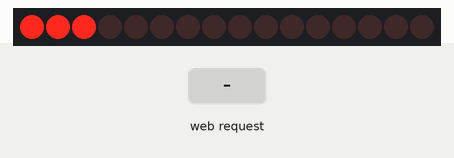
Recording of a sketch running on a simulated ESP8266 (NodeMCU). Shown: 16 shift-register outputs drawn as a row of LEDs (first output left, lit = HIGH). Wiring (inferred from the names in the program): 2 × shift register (74HC595): data D5; shift clock D6; latch D7. Wiring (inferred from the signals the program sends): row of LEDs: on Q0, Q1, Q2, Q3, Q4, Q5, Q6, Q7, Q8, Q9, Q10, Q11, Q12, Q13, Q14, Q15. The test bench sets the inputs (shaded band). WiFi joins after 1.5 s; servers stay silent unless stated; what the sketch prints to the serial monitor is not drawn.

Above: at 3.2 s.
3.3 s: HTTP request GET /on received
At 4.0 s:
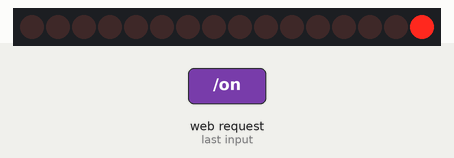
4.9 s: HTTP request GET /firstLedOn received
At 5.7 s:
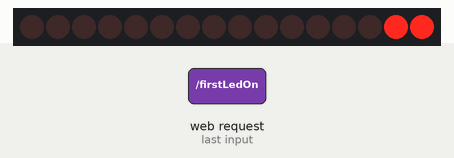
6.4 s: HTTP request GET /off received
At 7.7 s:
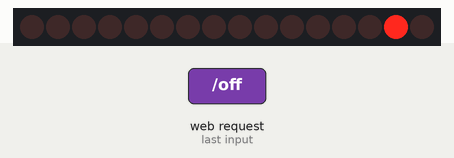
8.0 s: HTTP request GET /firstLedOff received
At 8.06 s:
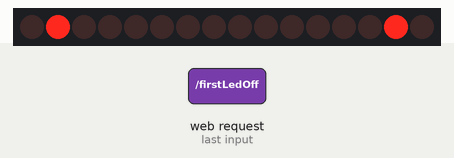
Timing chart, 0 to 10.6 s (numbered marks = the images above; inputs shaded):
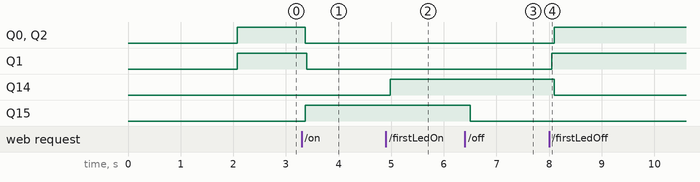

Measured:
- after the input at 3.3 s, Q0, Q2: HIGH → LOW after 0.07 s; Q1: HIGH → LOW after 0.10 s; Q15: LOW → HIGH after 0.07 s
- after the input at 4.9 s, Q14: LOW → HIGH after 0.08 s
- after the input at 6.4 s, Q15: HIGH → LOW after 0.11 s
- after the input at 8.0 s, Q0, Q2: LOW → HIGH after 0.10 s; Q1: LOW → HIGH after 0.05 s; Q14: HIGH → LOW after 0.10 s

The sketch:

inainteMotorulStepper.ino
```cpp
#include <ESP8266WiFi.h>
#include <ESP8266WebServer.h>
#include <ShiftRegister74HC595.h>
#include "PageIndex.h"

// WiFi credentials
const char* ssid = "Seco";
const char* password = "secosanpq1";

// Create a web server object
ESP8266WebServer server(80);

// Pins for 74HC595
const int dataPin = D5;
const int clockPin = D6;
const int latchPin = D7;

// Create ShiftRegister74HC595 object with 2 shift registers
ShiftRegister74HC595<2> sr(dataPin, clockPin, latchPin);

// Define channels for LEDs
#define LED_QH 14
#define LED_QH_SECOND_REGISTER 15

// Define channels for the servo motors on the first shift register
#define FRONT_DOOR 0
#define BED_ROOM_DOOR 1
#define GUEST_DOOR 2

// Variables for servo control
int guestDoorPosition; // Initial position of the guest door servo
int frontDoorPosition; // Initial position of the front door servo
int bedRoomDoorPosition; // Initial position of the bedroom door servo
unsigned long lastServoUpdate = 0;
const int pwmFrequency = 50; // Servo PWM frequency in Hz (standard is 50Hz)
const int pwmPeriod = 1000 / pwmFrequency; // Period in milliseconds

// HTML page for the web server
void handleRoot() {
  String html = MAIN_page;
  server.send(200, "text/html", html);
}

// Functions to handle LED control
void ledOn() {
  sr.set(LED_QH_SECOND_REGISTER, true);
  server.send(200, "text/plain", "LED QH al doilea registru aprins");
}

void ledOff() {
  sr.set(LED_QH_SECOND_REGISTER, false);
  server.send(200, "text/plain", "LED QH al doilea registru stins");
}

void firstLedOn() {
  sr.set(LED_QH, true);
  server.send(200, "text/plain", "LED QH primul registru aprins");
}

void firstLedOff() {
  sr.set(LED_QH, false);
  server.send(200, "text/plain", "LED QH primul registru stins");
}

// Functions to handle servo control
void setGuestDoorPosition(int position) {
  guestDoorPosition = position;
}

void openGuestDoor() {
  setGuestDoorPosition(175); // Adjust the angle as needed for opening the door
  server.send(200, "text/plain", "Guest door deschisă");
}

void closeGuestDoor() {
  setGuestDoorPosition(13); // Adjust the angle as needed for closing the door
  server.send(200, "text/plain", "Guest door închisă");
}

void setFrontDoorPosition(int position) {
  frontDoorPosition = position;
}

void openFrontDoor() {
  setFrontDoorPosition(140); // Adjust the angle as needed for opening the door
  server.send(200, "text/plain", "Front door deschisă");
}

void closeFrontDoor() {
  setFrontDoorPosition(15); // Adjust the angle as needed for closing the door
  server.send(200, "text/plain", "Front door închisă");
}

void setBedRoomDoorPosition(int position) {
  bedRoomDoorPosition = position;
}

void openBedRoomDoor() {
  setBedRoomDoorPosition(5); // Adjust the angle as needed for opening the door
  server.send(200, "text/plain", "Bedroom door deschisă");
}

void closeBedRoomDoor() {
  setBedRoomDoorPosition(150); // Adjust the angle as needed for closing the door
  server.send(200, "text/plain", "Bedroom door închisă");
}

void updateServoPWM() {
  unsigned long currentTime = millis();
  if (currentTime - lastServoUpdate >= pwmPeriod) {
    lastServoUpdate = currentTime;
    int guestDoorDutyCycle = map(guestDoorPosition, 0, 180, 544, 2400); // Map the position to servo PWM range (544 to 2400 microseconds)
    int frontDoorDutyCycle = map(frontDoorPosition, 0, 180, 544, 2400); // Map the position to servo PWM range (544 to 2400 microseconds)
    int bedRoomDutyCycle = map(bedRoomDoorPosition, 0, 180, 544, 2400); // Map the position to servo PWM range (544 to 2400 microseconds)

    // Update Guest Door Servo
    sr.set(GUEST_DOOR, true);
    delayMicroseconds(guestDoorDutyCycle); // High time for guest door servo
    sr.set(GUEST_DOOR, false);

    // Update Front Door Servo
    sr.set(FRONT_DOOR, true);
    delayMicroseconds(frontDoorDutyCycle); // High time for front door servo
    sr.set(FRONT_DOOR, false);

    // Update Bedroom Door Servo
    sr.set(BED_ROOM_DOOR, true);
    delayMicroseconds(bedRoomDutyCycle); // High time for bedroom door servo
    sr.set(BED_ROOM_DOOR, false);

    delayMicroseconds(pwmPeriod * 1000 - max(max(guestDoorDutyCycle, frontDoorDutyCycle), bedRoomDutyCycle)); // Low time
  }
}

// Setup function
void setup() {
  Serial.begin(115200);
  delay(500);

  sr.setAllLow();

  WiFi.begin(ssid, password);

  while (WiFi.status() != WL_CONNECTED) {
    delay(500);
    Serial.print(".");
  }
  Serial.println("");
  Serial.print("Connected to ");
  Serial.println(ssid);
  Serial.print("IP address: ");
  Serial.println(WiFi.localIP());

  // Initialize servos to initial positions
  setGuestDoorPosition(13);
  setFrontDoorPosition(15);
  setBedRoomDoorPosition(150);

  // Define routes for the web server
  server.on("/", handleRoot);
  server.on("/on", ledOn);
  server.on("/off", ledOff);
  server.on("/firstLedOn", firstLedOn);
  server.on("/firstLedOff", firstLedOff);
  server.on("/openGuestDoor", openGuestDoor);
  server.on("/closeGuestDoor", closeGuestDoor);
  server.on("/openFrontDoor", openFrontDoor);
  server.on("/closeFrontDoor", closeFrontDoor);
  server.on("/openBedRoomDoor", openBedRoomDoor);
  server.on("/closeBedRoomDoor", closeBedRoomDoor);

  server.begin();
  Serial.println("HTTP server started");
}

// Main loop
void loop() {
  server.handleClient();
  updateServoPWM(); // Update the servo PWM signal
}
```

PageIndex.h
```cpp
// const char MAIN_page[] PROGMEM = R"=====(
// <html>
//   <body>
//     <h1>Control BEC</h1>
//     <a href="/on">ON</a> |
//     <a href="/off">OFF</a>
//     <a href="/openFrontDoor">Open front door</a>
//     <a href="/closeFrontDoor">Close front door</a>
//   </body>
// </html>
// )=====";


const char MAIN_page[] PROGMEM = R"=====(
<!DOCTYPE html>
<html>
<head>
  <title>Control Servo și LED-uri</title>
  <style>
    body {
      font-family: Arial, sans-serif;
      text-align: center;
      margin-top: 50px;
    }
    button {
      display: inline-block;
      padding: 10px 20px;
      margin: 10px;
      font-size: 16px;
      cursor: pointer;
    }
  </style>
  <script>
    function sendRequest(url) {
      var xhttp = new XMLHttpRequest();
      xhttp.onreadystatechange = function() {
        if (this.readyState == 4 && this.status == 200) {
          console.log(this.responseText);
        }
      };
      xhttp.open("GET", url, true);
      xhttp.send();
    }
  </script>
</head>
<body>
  <h1>Control Servo și LED-uri</h1>
  <h2>Servo Motor</h2>
  <button onclick="sendRequest('/openGuestDoor')">Deschide Guest</button>
  <button onclick="sendRequest('/closeGuestDoor')">Închidere Guest</button>
  <button onclick="sendRequest('/openFrontDoor')">Deschide front</button>
  <button onclick="sendRequest('/closeFrontDoor')">Închidere front</button>
  <button onclick="sendRequest('/openBedRoomDoor')">Deschide bedroom</button>
  <button onclick="sendRequest('/closeBedRoomDoor')">Închidere bedroom</button>

  <h2>LED-uri</h2>
  <button onclick="sendRequest('/firstLedOn')">Aprinde led 1</button>
  <button onclick="sendRequest('/firstLedOff')">Stinge LED 1</button>
  <button onclick="sendRequest('/on')">Aprinde LED QH</button>
  <button onclick="sendRequest('/off')">Stinge LED QH</button>
</body>
</html>
)=====";
```
